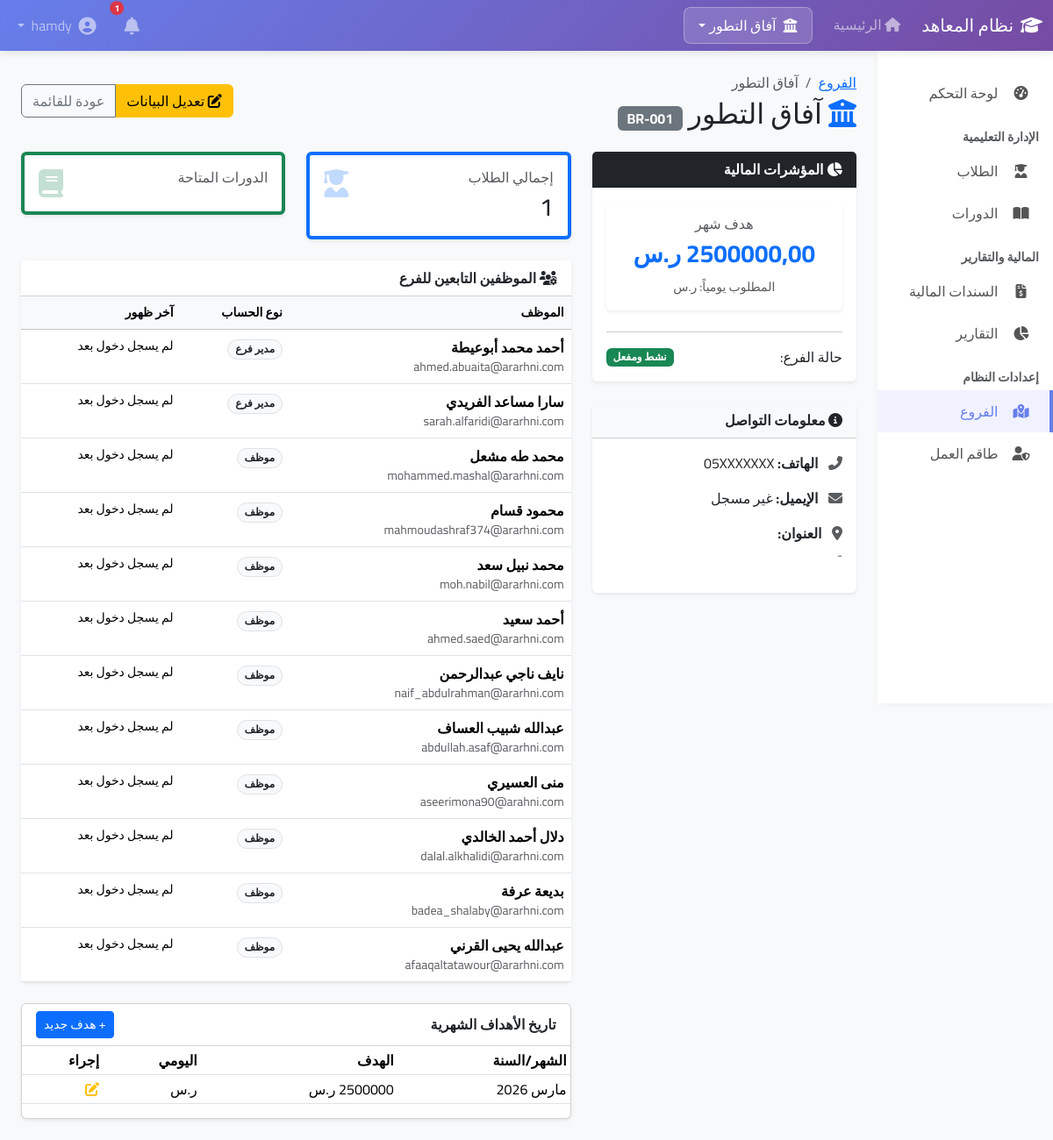
Page /branches/1/ (signed in) on the committed database.
### branches/models.py (models this page shows, shortened)
class Branch(models.Model):
    name = models.CharField(max_length=100, verbose_name='اسم الفرع')
    code = models.CharField(max_length=10, unique=True, verbose_name='كود الفرع')
    address = models.TextField(blank=True, verbose_name='العنوان')
    phone = models.CharField(max_length=20, blank=True, verbose_name='رقم الهاتف')
    email = models.EmailField(blank=True, verbose_name='البريد الإلكتروني')
    is_active = models.BooleanField(default=True, verbose_name='نشط')
    created_at = models.DateTimeField(auto_now_add=True, verbose_name='تاريخ الإنشاء')
    def get_current_month_target(self):
        today = date.today()
        target_obj = self.targets.filter(year=today.year, month=today.month).first()
        return float(target_obj.amount) if target_obj else 0.0

class BranchTarget(models.Model):
    MONTH_CHOICES = [
        (1, 'يناير'), (2, 'فبراير'), (3, 'مارس'), (4, 'أبريل'),
        (5, 'مايو'), (6, 'يونيو'), (7, 'يوليو'), (8, 'أغسطس'),
        (9, 'سبتمبر'), (10, 'أكتوبر'), (11, 'نوفمبر'), (12, 'ديسمبر'),
    ]
    branch = models.ForeignKey(Branch, on_delete=models.CASCADE, related_name='targets', verbose_name='الفرع')
    year = models.PositiveIntegerField(default=date.today().year, verbose_name='السنة')
    month = models.PositiveIntegerField(choices=MONTH_CHOICES, verbose_name='الشهر')
    amount = models.DecimalField(max_digits=12, decimal_places=2, verbose_name='المبلغ المستهدف',
                                 validators=[MinValueValidator(0)])
    class Meta:
        verbose_name = 'هدف الفرع'
        verbose_name_plural = 'أهداف الفروع'
        unique_together = ['branch', 'year', 'month']  # يمنع تكرار الهدف لنفس الفرع في نفس الشهر

### accounts/models.py (models this page shows, shortened)
class User(AbstractUser):
    USER_TYPE_CHOICES = [
        ('admin', 'مدير النظام'),
        ('branch_manager', 'مدير فرع'),
        ('employee', 'موظف'),
        ('regional_manager', 'مدير إقليمي'),  # إضافة هذا النوع
        ('accountant', 'محاسب'),
    ]
    user_type = models.CharField(max_length=20, choices=USER_TYPE_CHOICES, default='employee', verbose_name='نوع المستخدم')
    branch = models.ForeignKey(Branch, on_delete=models.SET_NULL, null=True, blank=True, verbose_name='الفرع')
    managed_branches = models.ManyToManyField(Branch, blank=True, related_name='regional_managers',
                                             verbose_name='الفروع التي يديرها')
    phone = models.CharField(max_length=20, blank=True, verbose_name='رقم الهاتف')
    is_active = models.BooleanField(default=True, verbose_name='نشط')
    created_at = models.DateTimeField(auto_now_add=True, verbose_name='تاريخ الإنشاء')
    class Meta:
        verbose_name = 'مستخدم'
        verbose_name_plural = 'المستخدمين'

### branches/views.py (the view)
# urls.py: path('<int:pk>/', views.branch_detail, name='branch_detail'),
@login_required
def branch_detail(request, pk):
    branch = get_object_or_404(Branch, pk=pk)
    if not request.user.is_superuser and request.user.branch != branch:
        from django.core.exceptions import PermissionDenied
        raise PermissionDenied
    return render(request, 'branches/branch_detail.html', {'branch': branch})

### templates/branches/branch_detail.html (shortened to what this page needs)
{% extends 'base.html' %}
{% block content %}
<div class="d-flex justify-content-between align-items-center mb-4">
    <div>
        <nav aria-label="breadcrumb">
            <ol class="breadcrumb mb-1">
                <li class="breadcrumb-item"><a href="{% url 'branches:branch_list' %}">الفروع</a></li>
                <li class="breadcrumb-item active">{{ branch.name }}</li>
            </ol>
        </nav>
        <h2 class="mb-0"><i class="fas fa-university text-primary"></i> {{ branch.name }} <span class="badge bg-secondary fs-6">{{ branch.code }}</span></h2>
    </div>
    <div class="btn-group">
        {% if user.is_superuser or user.user_type == 'admin' %}
        <a href="{% url 'branches:branch_edit' branch.pk %}" class="btn btn-warning"><i class="fas fa-edit"></i> تعديل البيانات</a>
        {% endif %}
        <a href="{% url 'branches:branch_list' %}" class="btn btn-outline-secondary">عودة للقائمة</a>
    </div>
</div>
<div class="row">
    <div class="col-md-4">
        <div class="card shadow-sm border-0 mb-4">
            <div class="card-header bg-dark text-white fw-bold">
                <i class="fas fa-chart-pie"></i> المؤشرات المالية
            </div>
            <div class="card-body">
               <div class="card shadow-sm border-0 mb-4">
    <div class="card-body text-center">
        <h6 class="text-muted">هدف شهر {{ date.today|date:"F Y" }}</h6>
        <h3 class="text-primary fw-bold">{{ branch.get_current_month_target|floatformat:2 }} ر.س</h3>
        <small class="text-muted">المطلوب يومياً: {{ branch.get_current_month_daily_target|floatformat:2 }} ر.س</small>
    </div>
</div>
                <hr>
                <div class="d-flex justify-content-between align-items-center">
                    <span>حالة الفرع:</span>
                    {% if branch.is_active %}
                    <span class="badge bg-success">نشط ومفعل</span>
                    {% else %}
                    <span class="badge bg-danger">متوقف حالياً</span>
                    {% endif %}
                </div>
            </div>
        </div>
        <div class="card shadow-sm border-0">
            <div class="card-header bg-light fw-bold">
                <i class="fas fa-info-circle"></i> معلومات التواصل
            </div>
            <div class="card-body">
                <p><strong><i class="fas fa-phone-alt text-muted me-2"></i> الهاتف:</strong> {{ branch.phone|default:"غير مسجل" }}</p>
                <p><strong><i class="fas fa-envelope text-muted me-2"></i> الإيميل:</strong> {{ branch.email|default:"غير مسجل" }}</p>
                <p><strong><i class="fas fa-map-marker-alt text-muted me-2"></i> العنوان:</strong> <br> <span class="text-muted small">{{ branch.address|default:"لا يوجد عنوان مسجل" }}</span></p>
            </div>
        </div>
    </div>
    <div class="col-md-8">
        <div class="row">
            <div class="col-md-6 mb-4">
                <div class="card border-start border-primary border-4 shadow-sm">
                    <div class="card-body">
                        <div class="d-flex justify-content-between">
                            <div>
                                <h6 class="text-muted">إجمالي الطلاب</h6>
                                <h3 class="mb-0">{{ branch.student_set.count }}</h3>
                            </div>
                            <i class="fas fa-user-graduate fa-2x text-primary opacity-25"></i>
                        </div>
                    </div>
                </div>
            </div>
            <div class="col-md-6 mb-4">
                <div class="card border-start border-success border-4 shadow-sm">
                    <div class="card-body">
                        <div class="d-flex justify-content-between">
                            <div>
                                <h6 class="text-muted">الدورات المتاحة</h6>
                            </div>
                            <i class="fas fa-book fa-2x text-success opacity-25"></i>
                        </div>
                    </div>
                </div>
            </div>
        </div>
        <div class="card shadow-sm border-0">
            <div class="card-header bg-white fw-bold d-flex justify-content-between align-items-center">
                <span><i class="fas fa-users-cog"></i> الموظفين التابعين للفرع</span>
            </div>
            <div class="table-responsive">
                <table class="table table-hover mb-0">
                    <thead class="table-light small text-uppercase">
                        <tr>
                            <th>الموظف</th>
                            <th>نوع الحساب</th>
                            <th>آخر ظهور</th>
                        </tr>
                    </thead>
                    <tbody>
                        {% for employee in branch.user_set.all %}
                        <tr>
                            <td>
                                <div class="fw-bold">{{ employee.get_full_name|default:employee.username }}</div>
                                <div class="small text-muted">{{ employee.email }}</div>
                            </td>
                            <td>
                                <span class="badge rounded-pill bg-light text-dark border">
                                    {{ employee.get_user_type_display }}
                                </span>
                            </td>
                            <td class="small">{{ employee.last_login|date:"Y-m-d H:i"|default:"لم يسجل دخول بعد" }}</td>
                        </tr>
                        {% empty %}
                        <tr>
                            <td colspan="3" class="text-center py-4 text-muted">لا يوجد موظفين مسجلين لهذا الفرع</td>
                        </tr>
                        {% endfor %}
                    </tbody>
                </table>
            </div>
        </div>
        <div class="card mt-4 shadow-sm">
    <div class="card-header d-flex justify-content-between align-items-center bg-white">
        <h6 class="mb-0 fw-bold">تاريخ الأهداف الشهرية</h6>
        <a href="{% url 'branches:target_add' %}?branch={{ branch.id }}" class="btn btn-sm btn-primary">+ هدف جديد</a>
    </div>
    <div class="table-responsive">
        <table class="table table-sm">
            <thead>
                <tr>
                    <th>الشهر/السنة</th>
                    <th>الهدف</th>
                    <th>اليومي</th>
                    <th>إجراء</th>
                </tr>
            </thead>
            <tbody>
                {% for t in branch.targets.all %}
                <tr>
                    <td>{{ t.get_month_display }} {{ t.year }}</td>
                    <td>{{ t.amount|floatformat:0 }} ر.س</td>
                    <td>{{ t.get_daily_target|floatformat:0 }} ر.س</td>
                    <td>
                        <a href="{% url 'branches:target_edit' t.pk %}" class="text-warning"><i class="fas fa-edit"></i></a>
                    </td>
                </tr>
                {% endfor %}
            </tbody>
        </table>
    </div>
</div>
    </div>
</div>
{% endblock %}

### templates/base.html (shortened to what this page needs)
<!DOCTYPE html>
<html lang="ar" dir="rtl">
<head>
    <link rel="stylesheet" href="https://cdn.jsdelivr.net/npm/bootstrap@5.3.2/dist/css/bootstrap.rtl.min.css">
    <link rel="stylesheet" href="https://cdnjs.cloudflare.com/ajax/libs/font-awesome/6.4.0/css/all.min.css">
</head>
<body>
    {% if user.is_authenticated %}
    <nav class="navbar navbar-expand-lg navbar-dark sticky-top">
        <div class="container-fluid">
            <a class="navbar-brand" href="{% url 'dashboard:dashboard' %}">
                <i class="fas fa-graduation-cap me-2"></i>نظام المعاهد
            </a>
            <div class="collapse navbar-collapse" id="navbarNav">
                <ul class="navbar-nav me-auto">
                    <li class="nav-item">
                        <a class="nav-link" href="{% url 'dashboard:dashboard' %}"><i class="fas fa-home"></i> الرئيسية</a>
                    </li>
                    {% if user.is_superuser or user.user_type == 'admin' or user.user_type == 'regional_manager' %}
                    <li class="nav-item dropdown">
                        <a class="nav-link dropdown-toggle px-3 mx-lg-3 d-flex align-items-center"
                           href="#" id="branchSwitch" role="button" data-bs-toggle="dropdown" aria-expanded="false">
                            <i class="fas fa-university me-2"></i>
                            <span>{% if branch %}{{ branch.name }}{% else %}تبديل الفرع{% endif %}</span>
                        </a>
                    </li>
                    {% endif %}
                </ul>
                <ul class="navbar-nav align-items-center">
                    <li class="nav-item dropdown me-3">
                        <a class="nav-link position-relative" href="#" id="notificationsDropdown" data-bs-toggle="dropdown">
                            <i class="fas fa-bell fa-lg"></i>
                            <span id="notification-badge" class="position-absolute top-0 start-100 translate-middle badge rounded-pill bg-danger {% if unread_notifications_count == 0 %}d-none{% endif %}">
                            </span>
                        </a>
                    </li>
                    <li class="nav-item dropdown">
                        <a class="nav-link dropdown-toggle" href="#" data-bs-toggle="dropdown">
                            <i class="fas fa-user-circle fa-lg me-1"></i> {{ user.get_full_name|default:user.username }}
                        </a>
                    </li>
                </ul>
            </div>
        </div>
    </nav>
    <div class="container-fluid">
        <div class="row">
            <div class="col-md-2 sidebar p-0 d-none d-md-block sticky-top">
                <div class="py-4">
                    <nav class="nav flex-column">
                        <a class="nav-link {% if request.resolver_match.url_name == 'dashboard' %}active{% endif %}" href="{% url 'dashboard:dashboard' %}">
                            <i class="fas fa-tachometer-alt"></i> لوحة التحكم
                        </a>
                        <div class="px-3 mt-3 mb-1 text-muted small fw-bold text-uppercase">الإدارة التعليمية</div>
                        <a class="nav-link {% if 'students' in request.path %}active{% endif %}" href="{% url 'students:student_list' %}">
                            <i class="fas fa-user-graduate"></i> الطلاب
                        </a>
                        <a class="nav-link {% if 'courses' in request.path %}active{% endif %}" href="{% url 'courses:course_list' %}">
                            <i class="fas fa-book-open"></i> الدورات
                        </a>
                        <div class="px-3 mt-3 mb-1 text-muted small fw-bold text-uppercase">المالية والتقارير</div>
                        <a class="nav-link {% if 'transactions' in request.path %}active{% endif %}" href="{% url 'transactions:income_list' %}">
                            <i class="fas fa-file-invoice-dollar"></i> السندات المالية
                        </a>
                        <a class="nav-link {% if 'reports' in request.path %}active{% endif %}" href="{% url 'reports:reports_dashboard' %}">
                            <i class="fas fa-chart-pie"></i> التقارير
                        </a>
                        {% if user.is_superuser or user.user_type == 'admin' %}
                        <div class="px-3 mt-3 mb-1 text-muted small fw-bold text-uppercase">إعدادات النظام</div>
                        <a class="nav-link {% if 'branches' in request.path %}active{% endif %}" href="{% url 'branches:branch_list' %}">
                            <i class="fas fa-map-marked-alt"></i> الفروع
                        </a>
                        <a class="nav-link {% if 'accounts' in request.path %}active{% endif %}" href="{% url 'accounts:user_list' %}">
                            <i class="fas fa-user-shield"></i> طاقم العمل
                        </a>
                        {% endif %}
                    </nav>
                </div>
            </div>
            <div class="col-md-10 p-4">
                <div class="content-wrapper">
                    {% block content %}{% endblock %}
                </div>
            </div>
        </div>
    </div>
    {% else %}
        {% block auth_content %}{% endblock %}
    {% endif %}
</body>
</html>

### templates/base.html (style rules this page uses)
* { font-family: 'Cairo', sans-serif; }
body { background-color: #f8f9fa; overflow-x: hidden; }
.navbar { background: linear-gradient(135deg, #667eea 0%, #764ba2 100%); box-shadow: 0 2px 10px rgba(0,0,0,0.1); z-index: 1050; }
#branchSwitch { background-color: rgba(255, 255, 255, 0.15); border: 1px solid rgba(255, 255, 255, 0.3); border-radius: 8px; color: #fff !important; transition: all 0.3s; }
.sidebar { background: #fff; box-shadow: 2px 0 10px rgba(0,0,0,0.05); z-index: 1000; position: sticky; top: 56px; height: calc(100vh - 56px); }
.sidebar .nav-link { color: #555; padding: 12px 20px; transition: all 0.3s; border-right: 4px solid transparent; }
.sidebar .nav-link:hover, .sidebar .nav-link.active { background: #f0f2ff; color: #667eea; border-right-color: #667eea; }
.sidebar .nav-link i { width: 25px; text-align: center; margin-left: 10px; }
#notification-badge { font-size: 0.65rem; padding: 0.25em 0.5em; }

### rows in the picture
Branch: name "آفاق التطور", code "BR-001", get_current_month_target "2500000,00", phone "05XXXXXXX", email "غير مسجل", address "-", student_set.count "1"
User: get_full_name "أحمد محمد أبوعيطة", email "ahmed.abuaita@ararhni.com", user_type "مدير فرع", last_login "لم يسجل دخول بعد"
User: get_full_name "سارا مساعد الفريدي", email "sarah.alfaridi@ararhni.com", user_type "مدير فرع", last_login "لم يسجل دخول بعد"
User: get_full_name "محمد طه مشعل", email "mohammed.mashal@ararhni.com", user_type "موظف", last_login "لم يسجل دخول بعد"
User: get_full_name "محمود قسام", email "mahmoudashraf374@ararhni.com", user_type "موظف", last_login "لم يسجل دخول بعد"
User: get_full_name "محمد نبيل سعد", email "moh.nabil@ararhni.com", user_type "موظف", last_login "لم يسجل دخول بعد"
User: get_full_name "أحمد سعيد", email "ahmed.saed@ararhni.com", user_type "موظف", last_login "لم يسجل دخول بعد"
User: get_full_name "نايف ناجي عبدالرحمن", email "naif_abdulrahman@ararhni.com", user_type "موظف", last_login "لم يسجل دخول بعد"
User: get_full_name "عبدالله شبيب العساف", email "abdullah.asaf@ararhni.com", user_type "موظف", last_login "لم يسجل دخول بعد"
User: get_full_name "منى العسيري", email "aseerimona90@arahni.com", user_type "موظف", last_login "لم يسجل دخول بعد"
User: get_full_name "دلال أحمد الخالدي", email "dalal.alkhalidi@ararhni.com", user_type "موظف", last_login "لم يسجل دخول بعد"
User: get_full_name "بديعة عرفة", email "badea_shalaby@ararhni.com", user_type "موظف", last_login "لم يسجل دخول بعد"
User: get_full_name "عبدالله يحيى القرني", email "afaaqaltatawour@ararhni.com", user_type "موظف", last_login "لم يسجل دخول بعد"
BranchTarget: month "مارس", year "2026"
